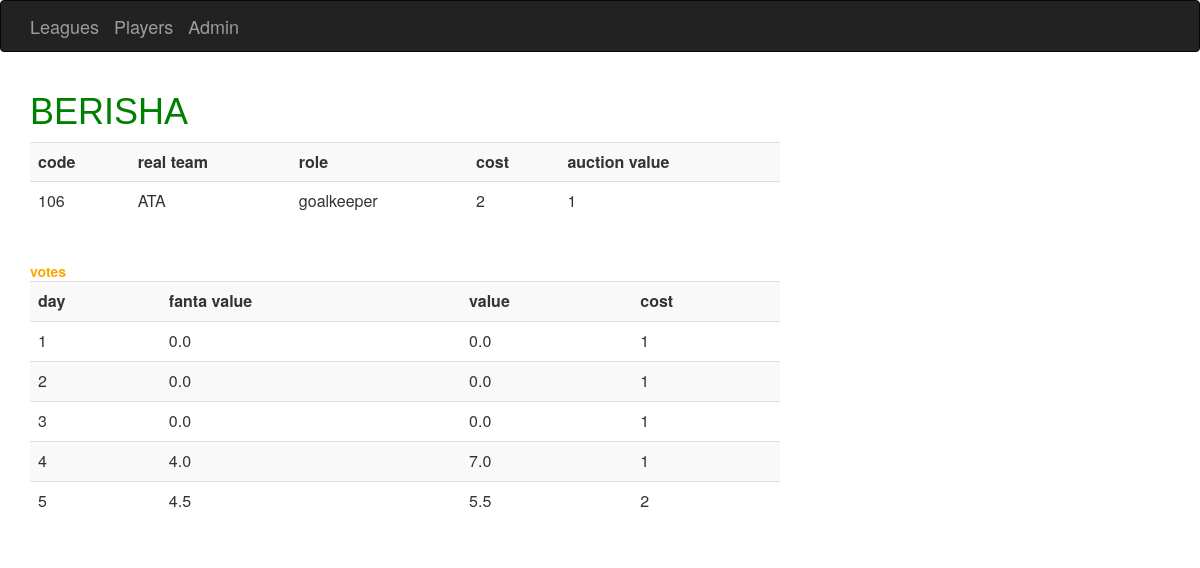
The page /fantalega/players/5/ on the database as committed earlier.
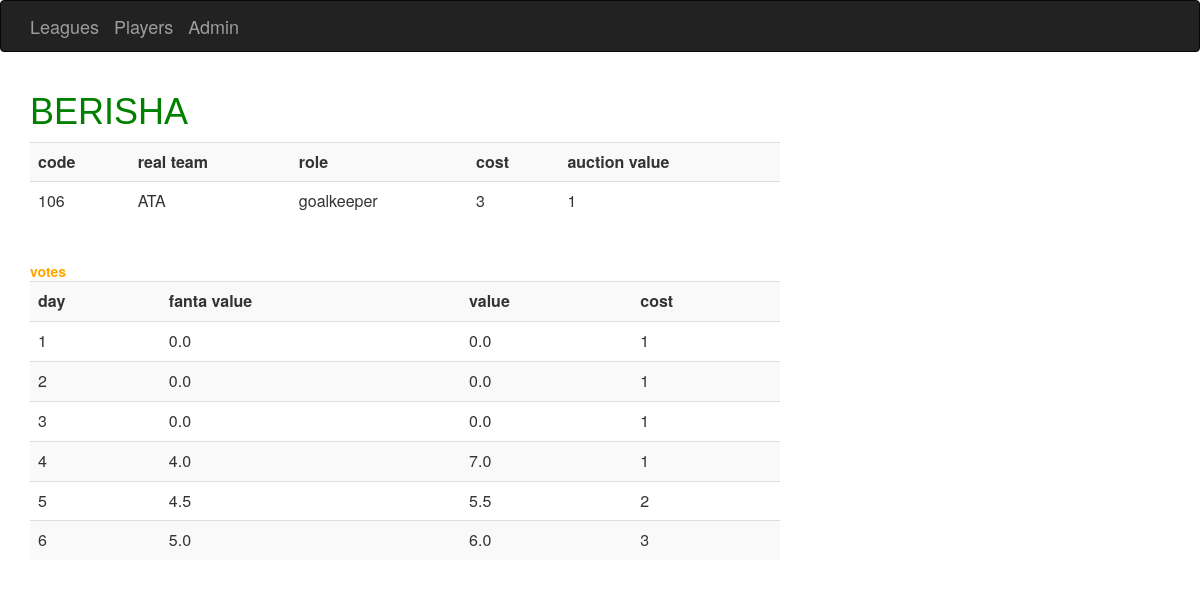
The same page on the database as committed later.
### fantalega/models.py (models this page shows, shortened)
class Player(models.Model):
    code = models.IntegerField()
    name = models.CharField(max_length=32)
    real_team = models.CharField(max_length=3)
    cost = models.IntegerField()
    auction_value = models.IntegerField()
    role = models.CharField(max_length=16)
    team = models.ForeignKey(Team, null=True)

class Evaluation(models.Model):
    league = models.ForeignKey(League, related_name='league_votes')
    player = models.ForeignKey(Player, related_name='player_votes')
    day = models.IntegerField()
    net_value = models.FloatField()
    fanta_value = models.FloatField()
    cost = models.IntegerField()

### fantalega/views.py (the view)
# urls.py: url(r'^players/(?P<player_id>[0-9]+)/$', views.player_details,
def player_details(request, player_id):
    player = Player.objects.get(id=int(player_id))
    votes = player.player_votes.all()
    context = {'player': player, 'votes': votes}
    return render(request, 'fantalega/player.html', context)

### fantalega/templates/fantalega/player.html
{% extends 'fantalega/base.html' %}
{% block content %}
	<font face="Arial">
		<h1><font color="green">{{ player.name }}</font></h1>
	</font>
	<table class="table table-striped" width="100%">
	  <tr>
		  <th>code</th>
		  <th>real team</th>
		  <th>role</th>
		  <th>cost</th>
		  <th>auction value</th>
	  </tr>
	  <tr>
		  <td>{{ player.code }}</td>
		  <td>{{ player.real_team }}</td>
		  <td>{{ player.role }}</td>
		  <td>{{ player.cost }}</td>
		  <td>{{ player.auction_value }}</td>
	  </tr>
	</table>
    <br>
    <b><font color="orange">votes</font></a></b>
    <br>
	<table class="table table-striped" width="100%">
	  <tr>
		  <th>day</th>
		  <th>fanta value</th>
		  <th>value</th>
		  <th>cost</th>
	  </tr>
        {% for vote in votes %}
          <tr>
			  <td>{{ vote.day }}</td>
			  <td>{{ vote.fanta_value }}</td>
			  <td>{{ vote.net_value }}</td>
			  <td>{{ vote.cost }}</td>
    	  </tr>
	   {% endfor %}
	</table>
{% endblock %}

Rows that differ between the two databases and show on the page:
changed Player "BERISHA": cost "2" → "3"
added Evaluation: day "6", fanta_value "5.0", net_value "6.0", cost "3"
